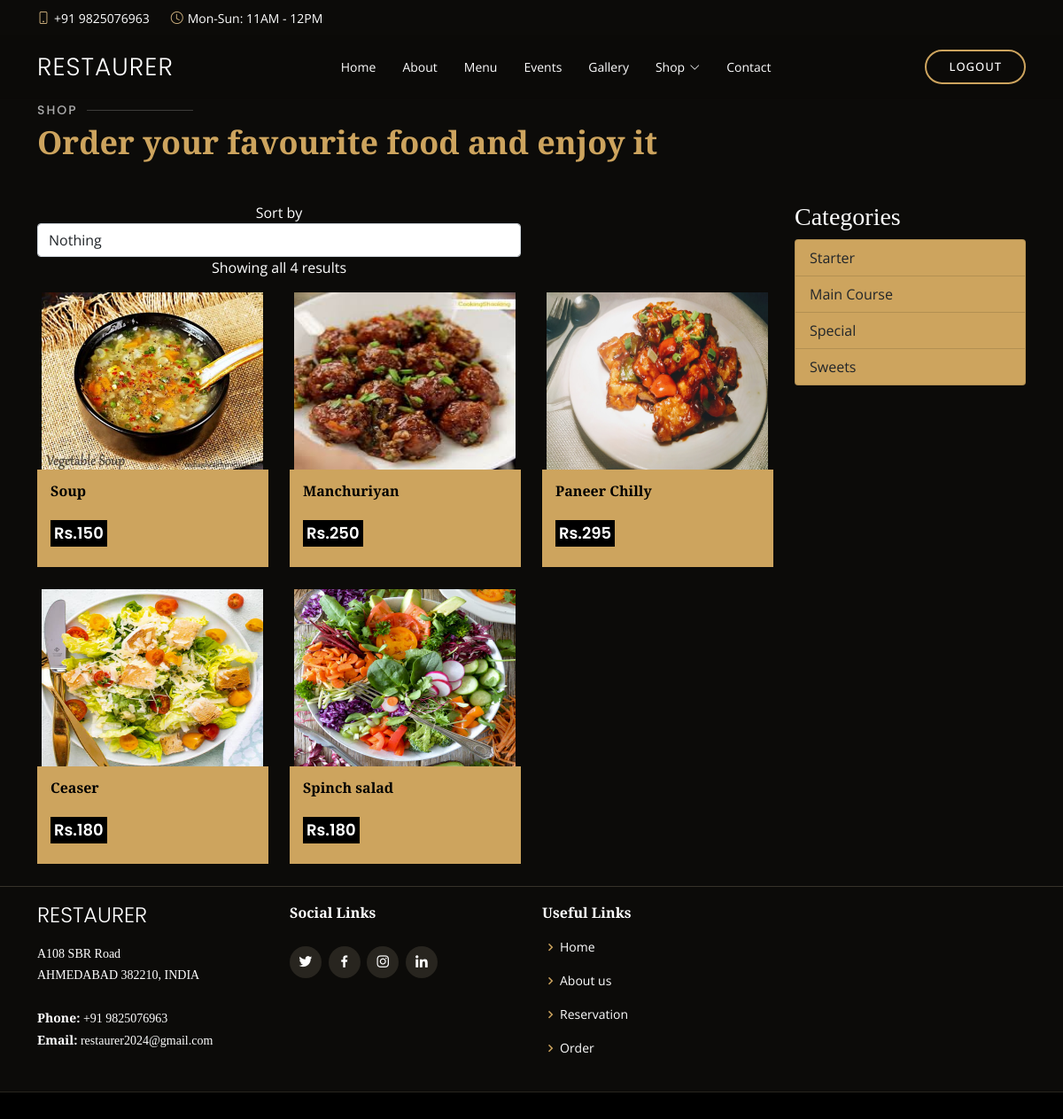
Page /category/1 on the committed database.
### myapp/models.py (models this page shows, shortened)
class Add_product(models.Model):
    user_id = models.ForeignKey(User,on_delete=models.CASCADE)
    category_id = models.ForeignKey(Category,on_delete=models.CASCADE)
    name = models.CharField(max_length=30)
    price = models.IntegerField()
    qty = models.IntegerField()
    pic = models.ImageField(upload_to='img')
    dec = models.TextField()

class Category(models.Model):
    name = models.CharField(max_length=25)

### myapp/views.py (the view)
# urls.py: path('category/<int:id>',views.category, name='category'),
def category(request,id):
    pid = Add_product.objects.filter(category_id=id)
    cid = Category.objects.all()
    con={
        'pid' : pid,
        'cid' : cid
    }
    return render(request,"order.html",con)

### myapp/templates/order.html (shortened to what this page needs)
{% load static %}
<!DOCTYPE html>
<html lang="en">
<head>
  <link href="{% static 'vendor/animate.css/animate.min.css' %}" rel="stylesheet">
  <link href="{% static 'vendor/aos/aos.css' %}" rel="stylesheet">
  <link href="{% static 'vendor/bootstrap/css/bootstrap.min.css' %}" rel="stylesheet">
  <link href="{% static 'vendor/bootstrap-icons/bootstrap-icons.css' %}" rel="stylesheet">
  <link href="{% static 'vendor/boxicons/css/boxicons.min.css' %}" rel="stylesheet">
  <link href="{% static 'vendor/glightbox/css/glightbox.min.css' %}" rel="stylesheet">
  <link href="{% static 'vendor/swiper/swiper-bundle.min.css' %}" rel="stylesheet">
  <link href="{% static 'css/style.css' %}" rel="stylesheet">
 </head>
<body>
  <div id="topbar" class="d-flex align-items-center fixed-top">
    <div class="container d-flex justify-content-center justify-content-md-between">
      <div class="contact-info d-flex align-items-center">
        <i class="bi bi-phone d-flex align-items-center"><span>+91 9825076963</span></i>
        <i class="bi bi-clock d-flex align-items-center ms-4"><span> Mon-Sun: 11AM - 12PM</span></i>
      </div>
    </div>
  </div>
  <header id="header" class="fixed-top d-flex align-items-cente">
    <div class="container-fluid container-xl d-flex align-items-center justify-content-lg-between">
      <h1 class="logo me-auto me-lg-0"><a href="index.html">Restaurer</a></h1>
       <nav id="navbar" class="navbar order-last order-lg-0">
        <ul>
          <li><a class="nav-link scrollto {% if request.path == '/' %}active{% endif %}" href="/">Home</a></li>
          <li><a class="nav-link scrollto {% if request.path == '/aboutUs' %}active{% endif %}" href="/aboutUs">About</a></li>
          <li><a class="nav-link scrollto {% if request.path == '/menu' %}active{% endif %}" href="/menu">Menu</a></li>
          <li><a class="nav-link scrollto {% if request.path == '/events' %}active{% endif %}" href="/events">Events</a></li>
          <li><a class="nav-link scrollto {% if request.path == '/gallery' %}active{% endif %}" href="/gallery">Gallery</a></li>
          <li class="dropdown"><a href="#"><span>Shop</span> <i class="bi bi-chevron-down"></i></a>
          </li>
          <li><a class="nav-link scrollto {% if request.path == '/contact' %}active{% endif %}" href="/contact">Contact</a></li>
        </ul>
      </nav>
      <a href="/logout" class="book-a-table-btn scrollto d-none d-lg-flex">Logout</a>
    </div>
  </header>
    <main id="main">
    <div class="container"><br>
        <div class="section-title"><br><br>
          <br><br><h2>Shop</h2>
          <p>Order your favourite food and enjoy it</p>
        </div>
      </div>
    <div class="shop-box-inner">
        <div class="container">
            <div class="row">
                <div class="col-xl-9 col-lg-9 col-sm-12 col-xs-12 shop-content-right">
                    <div class="right-product-box">
                        <div class="product-item-filter row">
                            <div class="col-12 col-sm-8 text-center text-sm-left">
                                <div class="toolbar-sorter-right">
                                    <span>Sort by </span>
                                    <select id="basic" class="selectpicker show-tick form-control" data-placeholder="$ USD">
									<option data-display="Select">Nothing</option>
								</select>
                                </div>
                                <p>Showing all 4 results</p>
                            </div>
                        </div>
                        <div class="product-categorie-box">
                            <div class="tab-content">
                                <div role="tabpanel" class="tab-pane fade show active" id="grid-view">
                                    <div class="row">
                                        {% for i in pid %}
                                        <div class="col-sm-6 col-md-6 col-lg-4 col-xl-4">
                                            <div class="products-single fix">
                                                <div class="box-img-hover">
                                                    <img src="{{i.pic.url}}" style="height: 200px; width:250px;" class="img-fluid" alt="Image">
                                                </div>
                                                <div class="why-text">
                                                    <h5>{{i.name}}</h5>
                                                    <h6>Rs.{{i.price}}</h6>
                                                </div>
                                            </div>
                                        </div>
                                            {% endfor %}
                                    </div>
                                </div>
                            </div>
                        </div>
                    </div>
                </div>
				<div class="col-xl-3 col-lg-3 col-sm-12 col-xs-12 sidebar-shop-left">
                    <div class="product-categori">
                        <div class="filter-sidebar-left">
                            <div class="title-left">
                                <h3>Categories</h3>
                            </div>
                            <div class="list-group list-group-collapse list-group-sm list-group-tree" id="list-group-men" data-children=".sub-men">
                                {% for i in cid %}
                                <a href="{% url 'category' i.id %}" class="list-group-item list-group-item-action ">{{i.name}}</a>
                                {% endfor %}
                            </div>
                        </div>
                    </div>
                </div>
            </div>
        </div>
    </div>
    </main>
    <footer id="footer">
        <div class="footer-top">
          <div class="container">
            <div class="row">
              <div class="col-lg-3 col-md-6">
                <div class="footer-info">
                  <h3>Restaurer</h3>
                  <p>
                    A108 SBR Road <br>
                    AHMEDABAD 382210, INDIA<br><br>
                    <strong>Phone:</strong> +91 9825076963<br>
                    <strong>Email:</strong> restaurer2024@gmail.com<br>
                  </p>
                </div>
              </div>
              <div class="col-lg-3 col-md-4 footer-links">
                <h4>Social Links</h4>
                <div class="social-links mt-3">
                  <a href="#" class="twitter"><i class="bx bxl-twitter"></i></a>
                  <a href="#" class="facebook"><i class="bx bxl-facebook"></i></a>
                  <a href="#" class="instagram"><i class="bx bxl-instagram"></i></a>
                  <a href="#" class="linkedin"><i class="bx bxl-linkedin"></i></a>
                </div>
              </div>
              <div class="col-lg-3 col-md-4 footer-links">
                <h4>Useful Links</h4>
                <ul>
                  <li><i class="bx bx-chevron-right"></i> <a href="/">Home</a></li>
                  <li><i class="bx bx-chevron-right"></i> <a href="aboutUs">About us</a></li>
                  <li><i class="bx bx-chevron-right"></i> <a href="reservation">Reservation</a></li>
                  <li><i class="bx bx-chevron-right"></i> <a href="order">Order</a></li>
                </ul>
              </div>
            </div>
          </div>
        </div>
      </footer>
    </body>
    </html>

### myapp/static/css/style.css (style rules this page uses)
.list-group a { background-color: #cda45e; }
.products-single { overflow: hidden; position: relative; margin-bottom: 25px; }
.products-single .box-img-hover { overflow: hidden; position: relative; }
.box-img-hover img { margin: 0 auto; text-align: center; display: block; }
.why-text { background: #cda45e; color: black; padding: 15px; }
.why-text h5 { font-size: 16px; font-weight: 700; padding-bottom: 15px; }
.why-text h6 { font-size: 18px; font-family: 'Poppins', sans-serif; padding: 4px; display: inline-block; background: black; color: #ffffff; font-weight: 600; }
body { font-family: "Open Sans", sans-serif; background: #0c0b09; color: #fff; }
a { color: #cda45e; text-decoration: none; }
h1, h2, h3, h4, h5, h6 { font-family: "Playfair Display", serif; }
#topbar { height: 40px; font-size: 14px; transition: all 0.5s; z-index: 996; }
#topbar .contact-info i { font-style: normal; color: #d9ba85; }
#topbar .contact-info i span { padding-left: 5px; color: #fff; }
#header { background: rgba(12, 11, 9, 0.6); border-bottom: 1px solid rgba(12, 11, 9, 0.6); transition: all 0.5s; z-index: 997; padding: 15px 0; top: 40px; }
#header .logo { font-size: 28px; margin: 0; padding: 0; line-height: 1; font-weight: 300; letter-spacing: 1px; text-transform: uppercase; font-family: "Poppins", sans-serif; }
#header .logo a { color: #fff; }
.book-a-table-btn { margin: 0 0 0 15px; border: 2px solid #cda45e; color: #fff; border-radius: 50px; padding: 8px 25px; text-transform: uppercase; font-size: 13px; font-weight: 500; letter-spacing: 1px; transition: 0.3s; }
.navbar { padding: 0; }
.navbar ul { margin: 0; padding: 0; display: flex; list-style: none; align-items: center; }
.navbar li { position: relative; }
.navbar a { display: flex; align-items: center; justify-content: space-between; padding: 10px 0 10px 30px; color: #fff; white-space: nowrap; transition: 0.3s; font-size: 14px; }
.navbar a i { font-size: 12px; line-height: 0; margin-left: 5px; }
.section-title { padding-bottom: 40px; }
.section-title h2 { font-size: 14px; font-weight: 500; padding: 0; line-height: 1px; margin: 0 0 5px 0; letter-spacing: 2px; text-transform: uppercase; color: #aaaaaa; font-family: "Poppins", sans-serif; }
.section-title h2::after { content: ""; width: 120px; height: 1px; display: inline-block; background: rgba(255, 255, 255, 0.2); margin: 4px 10px; }
.section-title p { margin: 0; margin: 0; font-size: 36px; font-weight: 700; font-family: "Playfair Display", serif; color: #cda45e; }
#footer { background: black; padding: 0 0 30px 0; color: #fff; font-size: 14px; }
#footer .footer-top { background: #0c0b09; border-top: 1px solid #37332a; border-bottom: 1px solid #28251f; padding: 20px 0 0 0; }
#footer .footer-top .footer-info { margin-bottom: 30px; }
#footer .footer-top .footer-info h3 { font-size: 24px; margin: 0 0 20px 0; padding: 0px 0 0px 0; line-height: 1; font-weight: 300; text-transform: uppercase; font-family: "Poppins", sans-serif; }
#footer .footer-top .footer-info p { font-size: 14px; line-height: 24px; margin-bottom: 0; font-family: "Playfair Display", serif; color: #fff; }
#footer .footer-top .social-links a { font-size: 18px; display: inline-block; background: #28251f; color: #fff; line-height: 1; padding: 8px 0; margin-right: 4px; border-radius: 50%; text-align: center; width: 36px; height: 36px; transition: 0.3s; }
#footer .footer-top h4 { font-size: 16px; font-weight: 600; color: #fff; position: relative; padding-bottom: 12px; }
#footer .footer-top .footer-links { margin-bottom: 30px; }
#footer .footer-top .footer-links ul { list-style: none; padding: 0; margin: 0; }
#footer .footer-top .footer-links ul i { padding-right: 2px; color: #cda45e; font-size: 18px; line-height: 1; }
#footer .footer-top .footer-links ul li { padding: 10px 0; display: flex; align-items: center; }
#footer .footer-top .footer-links ul li:first-child { padding-top: 0; }
#footer .footer-top .footer-links ul a { color: #fff; transition: 0.3s; display: inline-block; line-height: 1; }

### rows in the picture
Add_product: pic (picture), name "Soup", price "150"
Add_product: pic (picture), name "Manchuriyan", price "250"
Add_product: pic (picture), name "Paneer Chilly", price "295"
Add_product: pic (picture), name "Ceaser", price "180"
Add_product: pic (picture), name "Spinch salad", price "180"
Category: name "Starter"
Category: name "Main Course"
Category: name "Special"
Category: name "Sweets"
